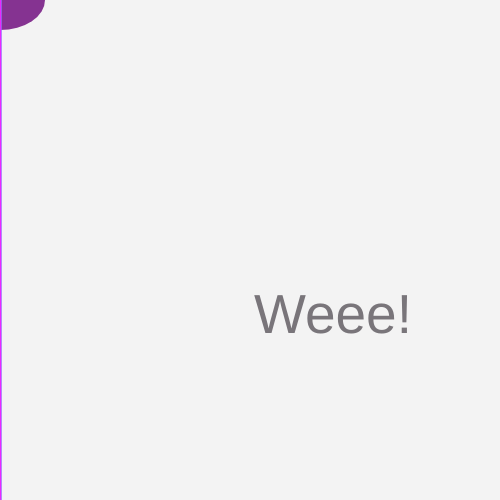
Frame 1 (no input)
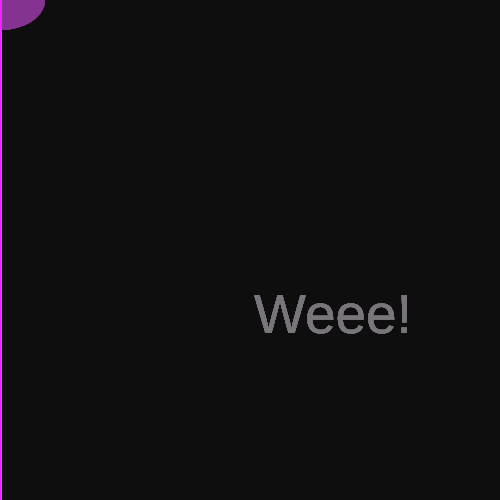
Frame 60 (no input)
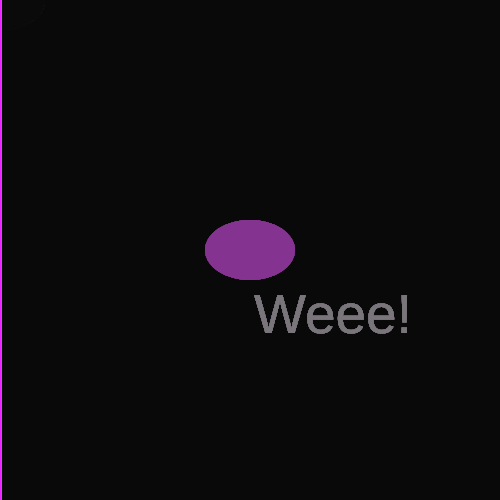
Frame 120 (the mouse pressed at the canvas centre since frame 60)

The p5.js sketch that drew these frames (run headless with seeded random() and noise() and a simulated clock; from frame 60 on, the mouse is pressed at the canvas centre):

// p5.js sketch
// ── sketch.js
//The setup function only happens once
let pg;
let y = 100;
var tilt = 0;
var slice = 0;


function setup() {
	createCanvas(500, 500); //create a 500px X 500px canvas
	pg = createGraphics(400, 250);
}

//The draw function happens over and over again
function draw() {
	
	textSize(55);
	textFont('Helvetica');
	textAlign(CENTER);
	fill("#7F7B80");
	noStroke();
	text('Weee!', 333, 333);
	
	
	fill("#8C3698");
  	noStroke();
  	ellipse(mouseX, mouseY, 90, 60);
	
	//the code below was copied and from an example (Create Graphics) on p5.js. I modified the color and shape and ditched the rectangle
	pg.background(51);
  	pg.noFill();
  	pg.stroke(255);
  	pg.ellipse(mouseX - 150, mouseY - 75, 60, 60);


  	
  	fill(0, 12);
 	rect(0, 0, width, height);
  	fill(255);
	fill("#EB28FF");
	stroke("#00E3FF");
	strokeWeight (3);
  	triangle(0,tilt, tilt, tilt, tilt, 500);


  	fill("#00E3FF");
	stroke("#EB28FF");
  	triangle(slice, 0, 0, 500, slice, slice);
	



}
//This is the function that moved the triangle across the screen when the mouse is dragged
function mouseDragged (){
	tilt = tilt + 5;
	if (tilt >2000) {
		tilt = 0;
	}
	slice = slice +7;
		if (slice >2000) {
		slice = 0;
	}
}

 
